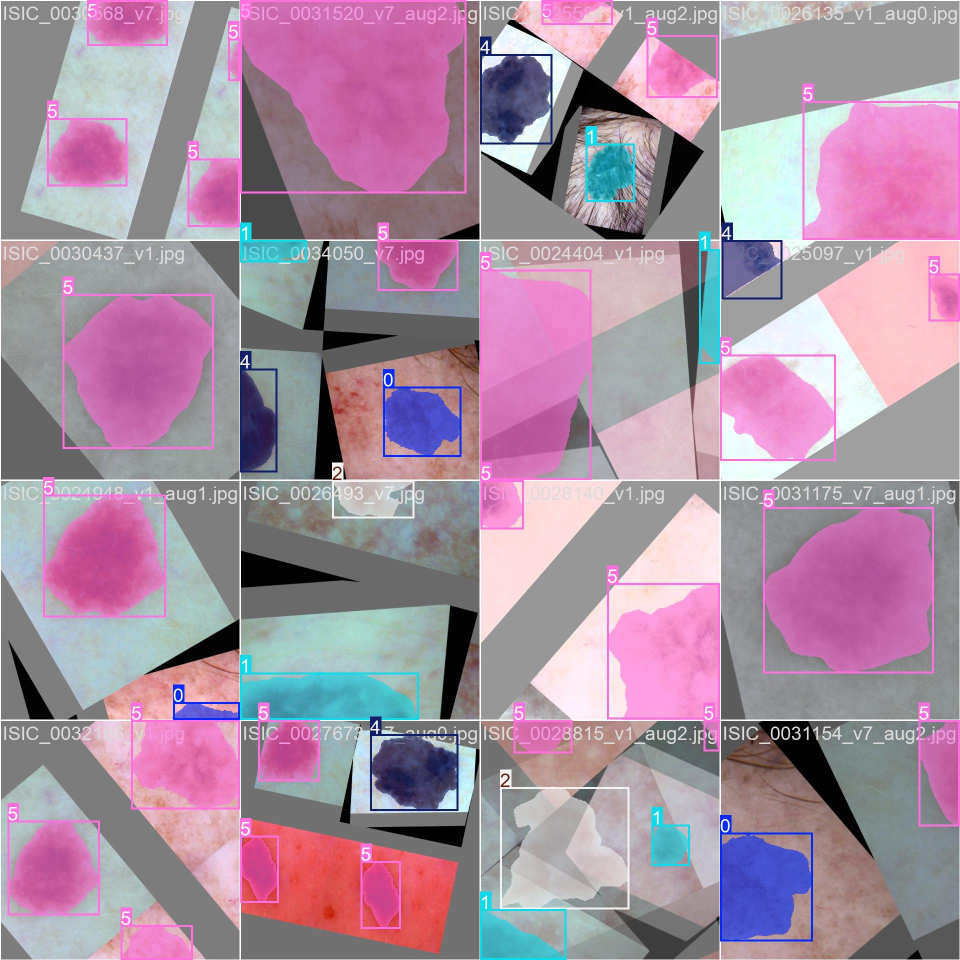
#> input picture SkinSeg_YOLO26_P2_CBAM_640/train_batch0.jpg, 1920 x 1920 px (shown at 1/2 size)
$ python -i 01_preprocess.py   (imports and definitions only)
#> lines starting #> are read from the running program, lines starting #| are printed output that depends on the picture; after the words box and inside, x2 and y2 are one past the last pixel; in counts of white or black regions, pixels touching at a corner belong together
#> further down, picture is the input picture: shape (1920, 1920, 3); mean B, G, R 161.7, 142.7, 167.6
"""
SkinSeg-YOLO26-P2Attn: artifact-oriented fixed multi-view dermoscopic preprocessing.
1. Train v1: source image -> letterbox.
2. Train v7: fixed-threshold/largest-contour crop -> DullRazor-inspired hair
   removal (17x17 cross black-hat, threshold 10, Telea radius 3) -> Gray-World
   -> letterbox.
Validation and test receive v1 letterbox only by default; optional v7 evaluation
views are isolated from the normal split directories.
The fixed v7 chain is applied to every training image; it does not conditionally
detect artifacts. v1 and v7 are legacy identifiers.
"""
import argparse
import os
import cv2
import shutil
import tempfile
import math
import re
import json
import sys
from uuid import uuid4
from collections import Counter
import numpy as np
from tqdm import tqdm
from pathlib import Path

EXPECTED_SOURCE_COUNTS = {"train": 8008, "val": 998, "test": 1007}

SCRIPT_DIR = Path(__file__).resolve().parent
PROJECT_ROOT = SCRIPT_DIR.parent
SRC_ROOT = PROJECT_ROOT / "data/dataset_yolo_fixed_labels/dataset_yolo"
DST_ROOT = PROJECT_ROOT / "data/dataset_yolo_640x640_multiview_geom_v2"
PREPROCESSING_VERSION = "paired_geometry_v2"

try:
    from data_processing.paired_geometry import (
        EPSILON, ViewTransform, clip_polygon_to_rect, polygon_area, polygon_intersects_rect,
    )
except ModuleNotFoundError:
    sys.path.insert(0, str(SCRIPT_DIR))
    from paired_geometry import EPSILON, ViewTransform, clip_polygon_to_rect, polygon_area, polygon_intersects_rect


def output_stems(base, split):
    return [f"{base}_v1", f"{base}_v7"] if split == "train" else [f"{base}_v1"]


# [63 lines left out: functions resolve_destination, prepare_destination, transactional_build, validate_source_layout, not called in this run]

def ensure_dir(p):
    os.makedirs(p, exist_ok=True)


# [5 lines left out: function read_image_or_raise, not called in this run]

# ----------------- THUẬT TOÁN TIỀN XỬ LÝ -----------------
def smart_roi_crop(img):
    gray = cv2.cvtColor(img, cv2.COLOR_BGR2GRAY)
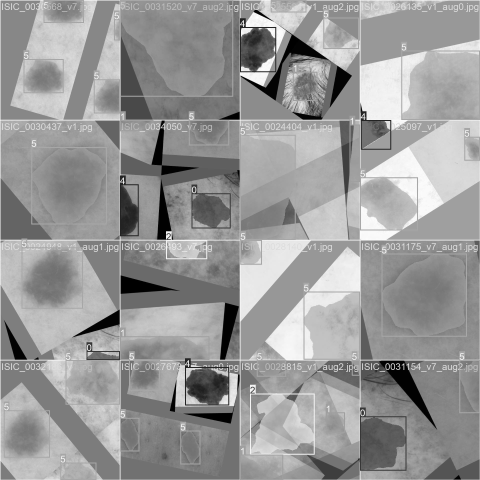
#> gray: shape (1920, 1920) (shown at 1/4 size); min 0, max 255, mean 152.3
    _, thresh = cv2.threshold(gray, 15, 255, cv2.THRESH_BINARY)
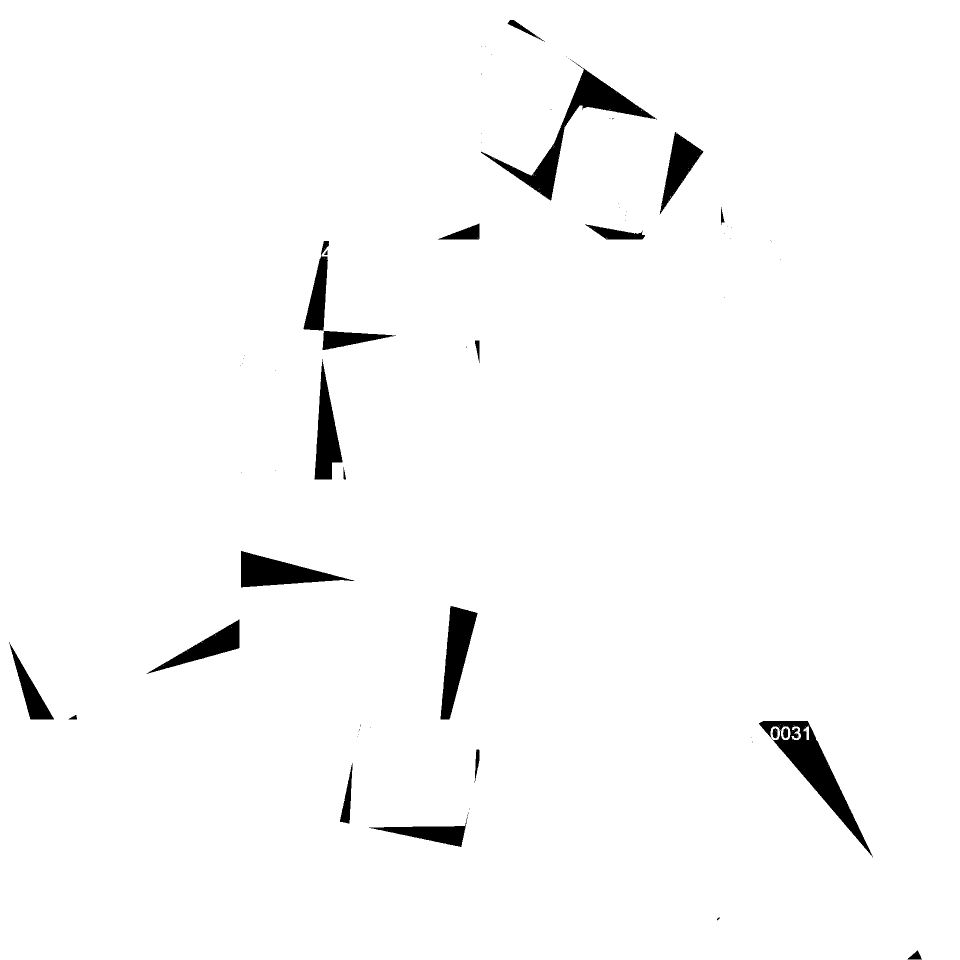
#> thresh: shape (1920, 1920) (shown at 1/2 size); 97.8% white; 70 black regions (46 under 20 px), largest, box (x1, y1, x2, y2) and area: (1518, 1442, 1746, 1715) 12725, (962, 120, 1314, 401) 12591, (881, 1212, 955, 1439) 8277
    contours, _ = cv2.findContours(thresh, cv2.RETR_EXTERNAL, cv2.CHAIN_APPROX_SIMPLE)
#> contours = [[[0, 0], [0, 1919], [1919, 1919], [1919, 0]]]
    if not contours:
        return img, 0, 0, img.shape[1], img.shape[0]
    c = max(contours, key=cv2.contourArea)
#> c = [[0, 0], [0, 1919], [1919, 1919], [1919, 0]]
    x, y, w, h = cv2.boundingRect(c)
#> x = 0; y = 0; w = 1920; h = 1920
    return img[y:y+h, x:x+w], x, y, w, h

# [76 lines left out: functions dullrazor, gray_world_color_constancy, artifact_proxies, letterbox_image, read_labels, write_labels and 1 more, not called in this run]

def _polygon_from_coords(coords, source_width, source_height):
    return [[float(coords[index] * source_width), float(coords[index + 1] * source_height)]
            for index in range(0, len(coords), 2)]


# [253 lines left out: functions _serialize_polygon_line, _instance_record, _transform_items, transform_labels_letterbox, transform_labels_crop_and_letterbox, _make_transform and 6 more, not called in this run]

# [2 lines not run here, left out]

>>> import cv2
>>> picture = cv2.imread('../SkinSeg_YOLO26_P2_CBAM_640/train_batch0.jpg')
>>> result = smart_roi_crop(picture)
#> result = 5 items

$ run again, on SkinSeg_YOLO26_P2_CBAM_640/train_batch2.jpg
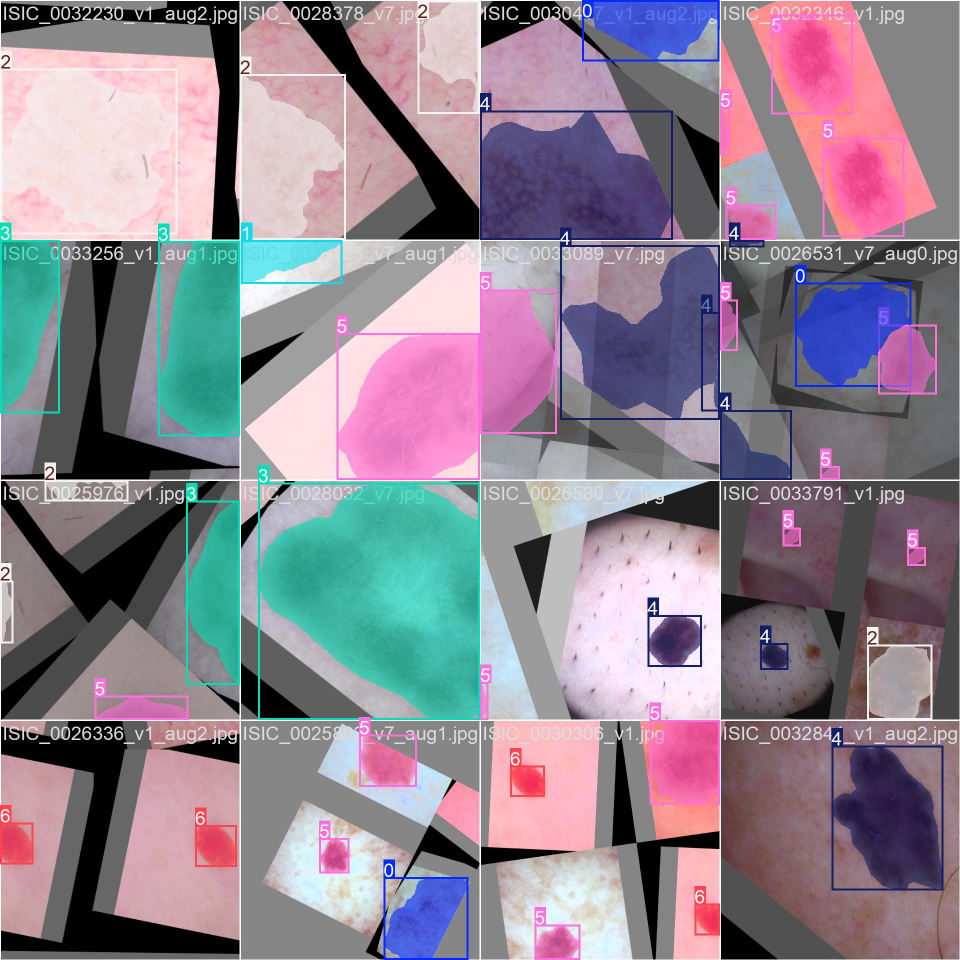
#> input picture SkinSeg_YOLO26_P2_CBAM_640/train_batch2.jpg, 1920 x 1920 px (shown at 1/2 size)
#> picture is the input picture: shape (1920, 1920, 3); mean B, G, R 143.8, 131.3, 141.9
#> in smart_roi_crop, `gray = cv2.cvtColor(img, cv2.COLOR_BGR2GRAY)`:
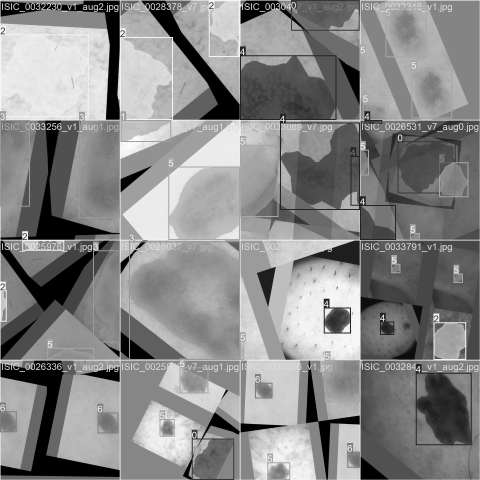
#> gray: shape (1920, 1920) (shown at 1/4 size); min 0, max 255, mean 135.9
#> in smart_roi_crop, `_, thresh = cv2.threshold(gray, 15, 255, cv2.THRESH_BINARY)`:
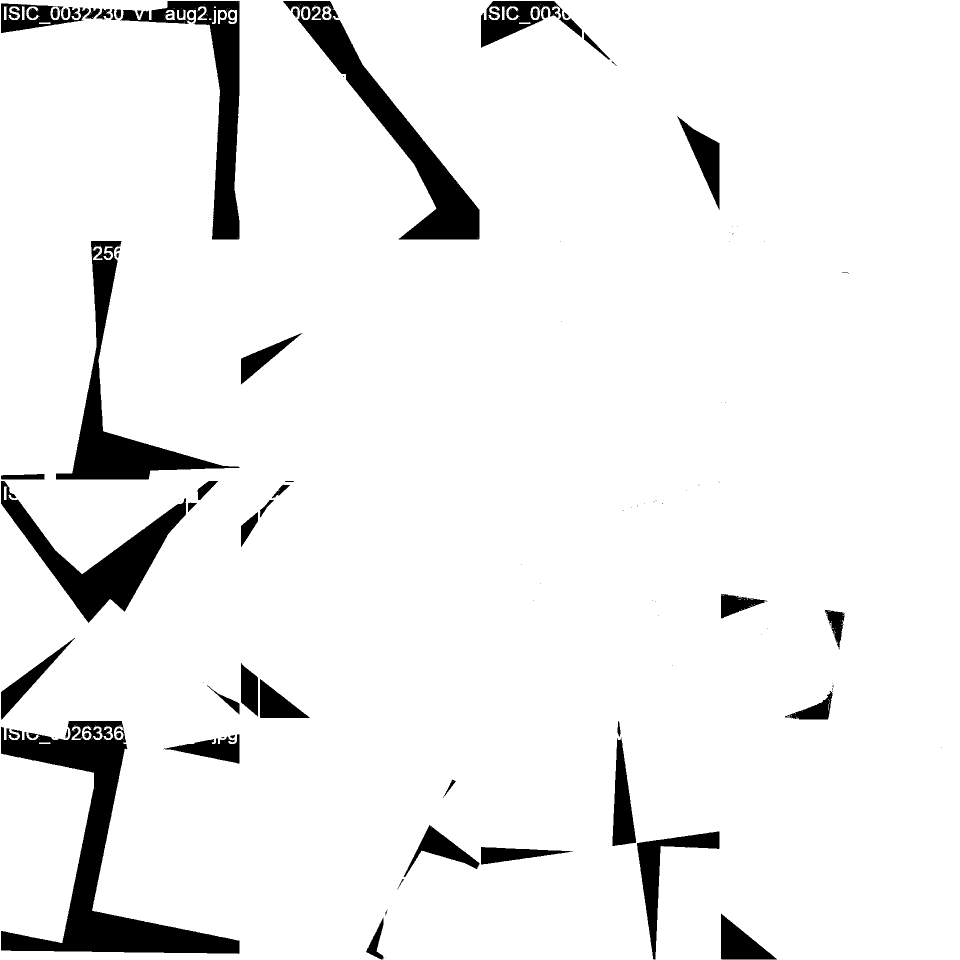
#> thresh: shape (1920, 1920) (shown at 1/2 size); 93.3% white; 111 black regions (53 under 20 px), largest, box (x1, y1, x2, y2) and area: (2, 1442, 479, 1908) 52738, (566, 2, 959, 479) 33488, (112, 482, 479, 959) 28331
#> contours = [[[0, 0], [0, 1919], [1919, 1919], [1919, 0]]]
#> c = [[0, 0], [0, 1919], [1919, 1919], [1919, 0]]
#> x = 0; w = 1920
#> result = 5 items
